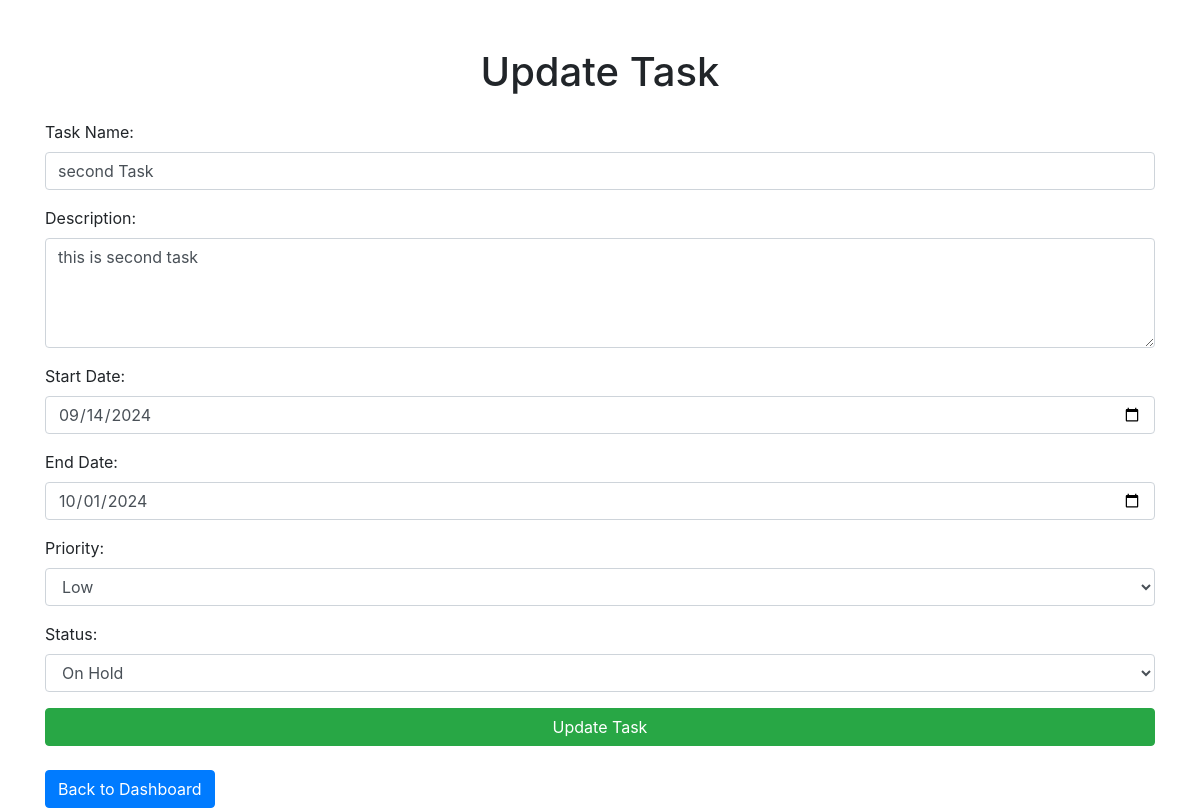
Before: /update-task/2/ (signed in) with the older database file.
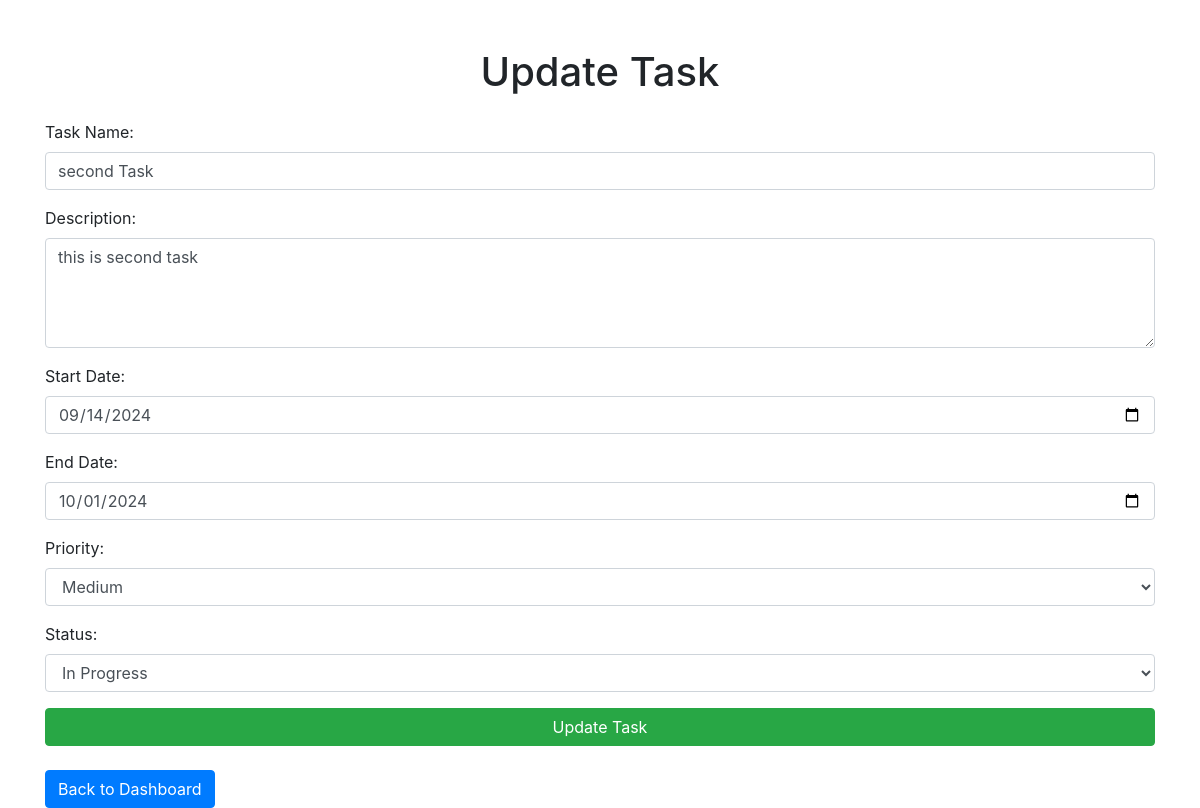
After: the same page with the newer database file.
### my_list/models.py (models this page shows, shortened)
class Task(models.Model):
    PRIORITY_CHOICES = [
        ('Low', 'Low'),
        ('Medium', 'Medium'),
        ('High', 'High'),
    ]
    STATUS_CHOICES = [
        ('Pending', 'Pending'),
        ('In Progress', 'In Progress'),
        ('Completed', 'Completed'),
        ('On Hold', 'On Hold'),
    ]
    user = models.ForeignKey(User, on_delete=models.CASCADE)
    task_name = models.CharField(max_length=255)
    description = models.TextField(blank=True, null=True)
    start_date = models.DateField()
    end_date = models.DateField()
    priority = models.CharField(max_length=10, choices=PRIORITY_CHOICES, default='Medium')
    status = models.CharField(max_length=20, choices=STATUS_CHOICES, default='Pending')

### my_list/views.py (the view, shortened to what this page needs)
# urls.py: path('update-task/<int:task_id>/',views.update_task,name='update_task'),
@login_required(login_url='/login/')
def update_task(request, task_id):
    task = get_object_or_404(models.Task, id=task_id, user=request.user)
    return render(request, 'update_task.html', {'task': task})

### templates/update_task.html (shortened to what this page needs)
<!DOCTYPE html>
<html lang="en">
<head>
    <link href="https://stackpath.bootstrapcdn.com/bootstrap/4.5.2/css/bootstrap.min.css" rel="stylesheet">
</head>
<body>
    <div class="container mt-5">
        <h1 class="text-center mb-4">Update Task</h1>
        <form method="post" action="">
            <div class="form-group">
                <label for="name">Task Name:</label>
                <input type="text" class="form-control" id="name" name="name" value="{{ task.task_name }}" required>
            </div>
            <div class="form-group">
                <label for="description">Description:</label>
                <textarea class="form-control" id="description" name="description" rows="4">{{ task.description }}</textarea>
            </div>
            <div class="form-group">
                <label for="start_date">Start Date:</label>
                <input type="date" class="form-control" id="start_date" name="start_date" value="{{ task.start_date|date:'Y-m-d' }}" required>
            </div>
            <div class="form-group">
                <label for="end_date">End Date:</label>
                <input type="date" class="form-control" id="end_date" name="end_date" value="{{ task.end_date|date:'Y-m-d' }}" required>
            </div>
            <div class="form-group">
                <label for="priority">Priority:</label>
                <select class="form-control" id="priority" name="priority">
                    <option value="Low" {% if task.priority == 'Low' %}selected{% endif %}>Low</option>
                    <option value="Medium" {% if task.priority == 'Medium' %}selected{% endif %}>Medium</option>
                </select>
            </div>
            <div class="form-group">
                <label for="status">Status:</label>
                <select class="form-control" id="status" name="status">
                    <option value="In Progress" {% if task.status == 'In Progress' %}selected{% endif %}>In Progress</option>
                    <option value="On Hold" {% if task.status == 'On Hold' %}selected{% endif %}>On Hold</option>
                </select>
            </div>
            <button type="submit" class="btn btn-success btn-block">Update Task</button>
        </form>
        <a href="{% url 'dashboard' %}" class="btn btn-primary mt-4">Back to Dashboard</a>
    </div>
</body>
</html>

Changed rows visible on the page:
changed Task "second Task": priority "Low" → "Medium"; status "On Hold" → "In Progress"
